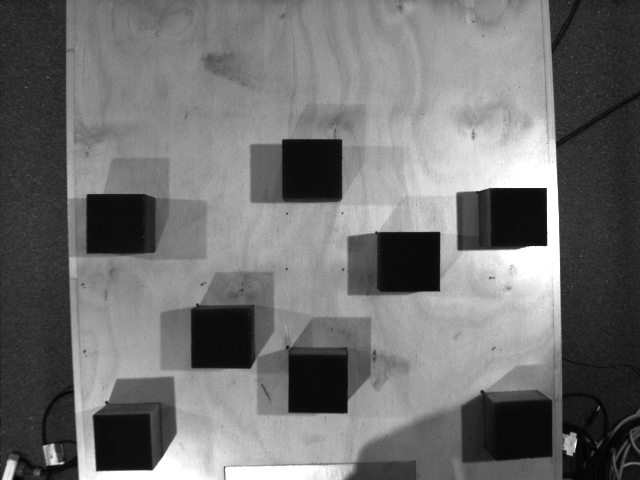
%> input picture Assignment_2_Supplementary/Question6/Example_KnownBlocks1.png, 640 x 480 px
$ octave Q6PreProcess.m   (GNU Octave 9; MATLAB toolbox functions it lacks are replaced by stand-ins)
%> lines starting %> are read from the running program, lines starting %| are printed output that depends on the picture; in (x1, y1, x2, y2) boxes, pixels count from 0 and x2, y2 are one past the last pixel; in counts of white or black regions, pixels touching at a corner belong together; the program's own positions count from 1
clc; clear all; close all;

addpath('..\Question1')

%write up-> adjust hoff threshold, adjust selection threshold, vary image
%resolution for edge detection, play with edge algorithms.

% Finding lines with Hough transform

% Load an image
I1 = imread('Example_KnownBlocks1.png');
%> I1 is the input picture: size 480x640 uint8; min 2, max 255, mean 111.5
I2 = imread('Example_KnownBlocks2.png');
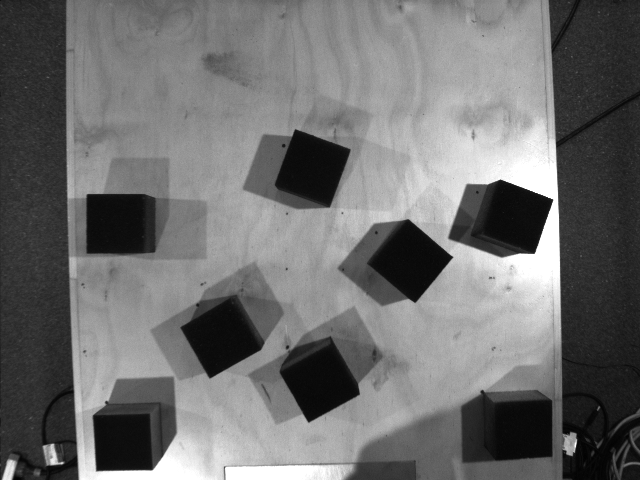
%> input picture Assignment_2_Supplementary/Question6/Example_KnownBlocks2.png, 640 x 480 px
%> I2 is the input picture: size 480x640 uint8; min 2, max 255, mean 110.9
I3 = imread('Example_UnknownBlocks1.png');
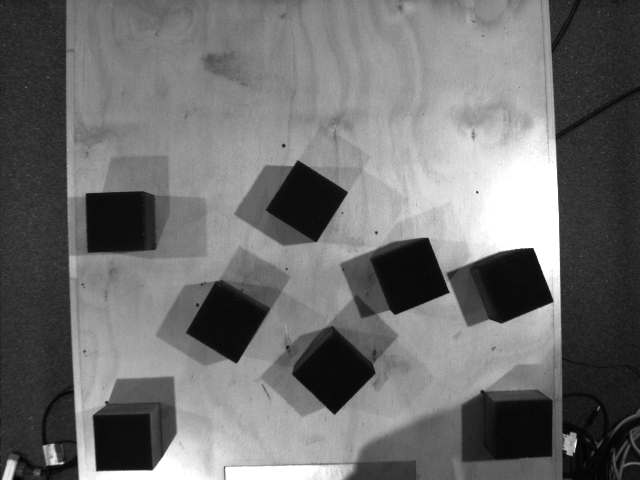
%> input picture Assignment_2_Supplementary/Question6/Example_UnknownBlocks1.png, 640 x 480 px
%> I3 is the input picture: size 480x640 uint8; min 2, max 255, mean 110.3
I4 = imread('ThreeFiducialsOnly.png');
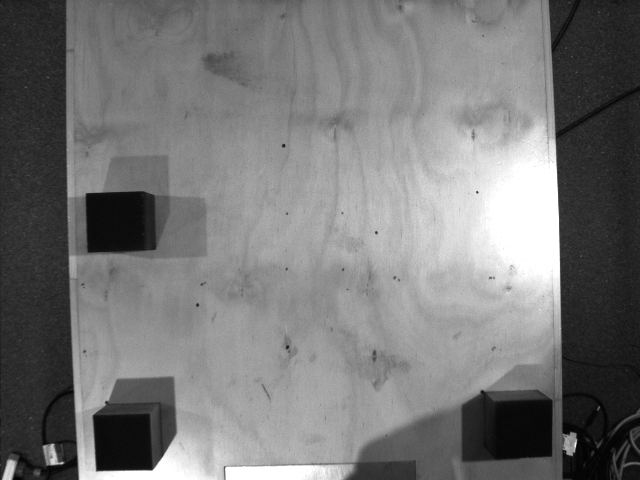
%> input picture Assignment_2_Supplementary/Question6/ThreeFiducialsOnly.png, 640 x 480 px
%> I4 is the input picture: size 480x640 uint8; min 2, max 255, mean 118.7

I=I3;

% I = imresize(I, 0.5);
[rows, cols] = size(I);
%> rows = 480; cols = 640

cubeColourThreshold = 25; %Use when image normal size
%cubeColourThreshold = 18; %Use when image resized to half
I(I>cubeColourThreshold)=255;
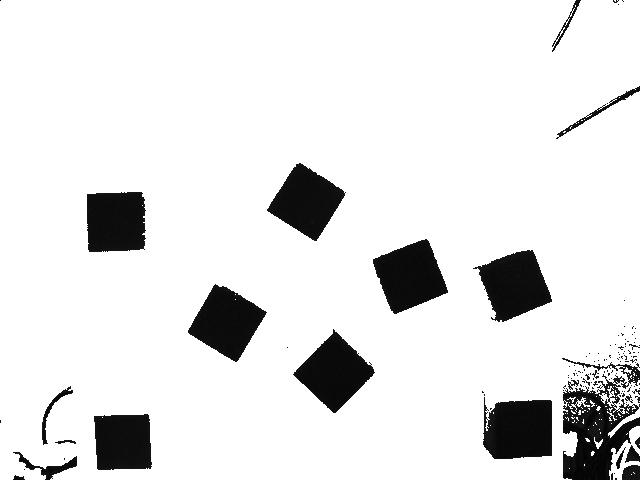
%> I: size 480x640 uint8; min 2, max 255, mean 227.9

% Plot------------------------------------
figure, imshow(I)
title ('Original Image')
% -----------------------------------------
Iinv = imcomplement(I);
CC= bwconncomp(Iinv);
%> CC = 128 connected components
stats = regionprops(CC,'centroid','area');
%> stats = 128 regions; largest, Area and Centroid: 4889 [597.4 428.4], 3677 [519.8 430.1], 3539 [410.6 276.8], 3482 [335.1 373.1], 3461 [515.2 285.5]
idx = find([stats.Area] > 1000 & [stats.Area] < 4000);
%> idx = [9 10 11 12 14 15 16 18]

I2 = ismember(labelmatrix(CC), idx);
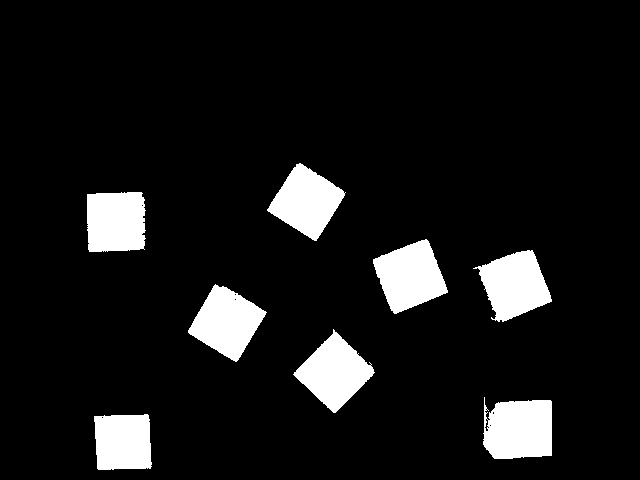
%> I2: size 480x640 logical; 8.9% white; 8 white regions, largest, box (x1, y1, x2, y2) and area: (483, 397, 552, 459) 3677, (373, 239, 448, 314) 3539, (293, 329, 375, 413) 3482
CC2 = bwconncomp(I2);
%> CC2 = 8 connected components
stats2 = regionprops(CC2,'centroid','area','Orientation');
%> stats2 = 8 regions; Area, Centroid and Orientation: 3677 [519.8 430.1] 11.62, 3539 [410.6 276.8] 30.02, 3482 [335.1 373.1] 42.4, 3461 [515.2 285.5] -51.69, 3453 [227.4 322.9] 59.69, 3384 [307.2 202.2] -36.49, 3313 [116.4 222.4] 67.6, 2958 [123.6 442.7] -29.98
imshow(I2)
hold on
% stats2.Centroid is in the image frame
centroids = cat(1, stats2.Centroid);
%> centroids = [116.4 222.4; 123.6 442.7; 227.4 322.9; 307.2 202.2; 335.1 373.1; 410.6 276.8; 515.2 285.5; 519.8 430.1]
plot(centroids(1,:),centroids(2,:),'xr')
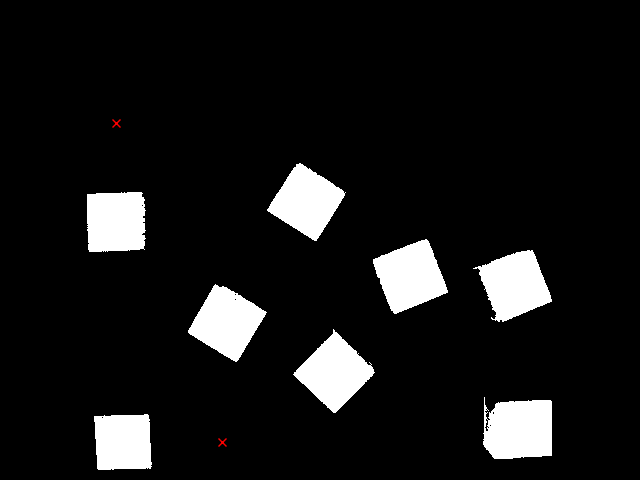
%> figure redrawn from the program's plot data

angles = cat(1,stats2.Orientation)
%> angles = [67.6; -29.98; 59.69; -36.49; 42.4; 30.02; -51.69; 11.62]


% Edge detection
Cedge = edge(I2, 'Canny');
%> Cedge: size 480x640 logical; 0.72% white in thin lines or dots, all inside (x1, y1, x2, y2) = (86, 163, 553, 470)
Sedge = edge(I2, 'Sobel');
%> Sedge: size 480x640 logical; 0.82% white in thin lines or dots, all inside (x1, y1, x2, y2) = (86, 163, 553, 471)
Pedge = edge(I2, 'Prewitt');
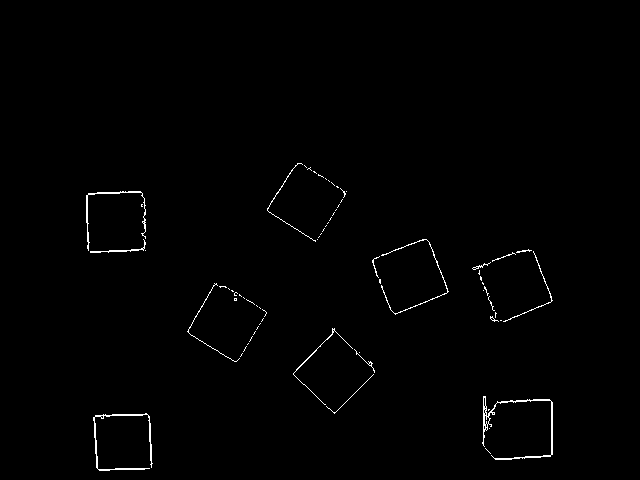
%> Pedge: size 480x640 logical; 0.79% white in thin lines or dots, all inside (x1, y1, x2, y2) = (86, 163, 553, 471)

E = Pedge;

y_top = round((69/240)*rows);
%> y_top = 138
y_bottom = round((237/240)*rows);
%> y_bottom = 474
x_left = round((43/320)*cols);
%> x_left = 86
x_right = round((278/320)*cols);
%> x_right = 556

E([1:y_top],:)=0;
E([y_bottom:rows],:)=0;
E(:,[1:x_left])=0;
E(:,[x_right:cols])=0;
figure
imshow(E)


%%


% for i = 1:1:length(idx)
%     E(CC.PixelIdxList{i}) = 0;
% end
% [xindex,yindex]=find(E);
% plot(xindex,yindex)
% [Lines,IndexDomain] = LineSplit([xindex,yindex],0.5,5);
% Corner = findcorner(Lines, IndexDomain, [xindex,yindex]);

% Realx = linspace(1,x_right,cols);
% Realy = linspace(y_bottom,y_top,rows);

% figure, imshow(E);
% title ('Gradient Image')

% Lydia plz read if looking: don't worry about the messy variables, for the
% real thing, output an array of corners and we'll loop through them and
% use proper references to objects. These variable names are for
% illustrative purposes only.
%--------------------------------------------------------------------------
%--------- Translate pixels to real world using fiducials -----------------
%--------------------------------------------------------------------------

% Example outputs of line fitting. Achieved by looking.
% Find bottom-left corner
corner1_x = 97;
corner1_y = 471;

corner2_x = 95;
corner2_y = 417;

deviation = 5; %Pixel deviation
if (((corner1_x > ((98/640)*cols - deviation)) || (corner1_x < ((98/640)*cols + deviation)))...
        && ((corner1_y > ((470/480)*rows - deviation)) || (corner1_y < ((470/480)*rows + deviation))))
    F1_bottom_left_px_x = corner1_x;
    F1_bottom_left_px_y = corner1_y;
end

if (((corner2_x > ((95/640)*cols - deviation)) || (corner2_x < ((95/640)*cols + deviation)))...
        && ((corner2_y > ((417/480)*rows - deviation)) || (corner2_y < ((417/480)*rows + deviation))))
    F1_top_left_px_x = corner2_x;
    F1_top_left_px_y = corner2_y;
end

blockWidth = 80;
F1 = [-270, 220]; %The one in the bottom left corner
F2 = [-270, 523];
F3 = [280, 220];

px2mm = blockWidth/sqrt((corner2_x-corner1_x)^2+(corner2_y-corner1_y)^2);

x_offset=F1_bottom_left_px_x-(F1(1)-blockWidth/2)/px2mm
% e.g. take the pixel x(column) value and minus the offset and multiply
% this by the scale to get the the real location
% x_real = (px_x-x_offset)*px2mm;
y_offset=F1_bottom_left_px_y-(F1(2)-blockWidth/2)/px2mm
%--------------------------------------------------------------------------
%--------------------------------------------------------------------------


%--------------------------------------------------------------------------
%--------------------- Block search using corners -------------------------
%--------------------------------------------------------------------------

% from corner(i), if not in location expected of fiducial AND is in valid
% range
%   do,
%       if 2 * corners at blockWidth+deviation AND 1 * corner at
%       sqrt(2)*blockWidth + deviation
%           (and maybe)AND sign(original corner xy - second
%       corners xy) equals sign(original corner xy - fourth corner xy)
%
%           we have square
